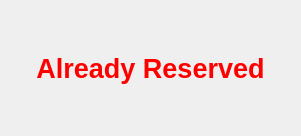
<?xml version="1.0" encoding="UTF-8"?>
<ui version="4.0">
 <class>Dialog</class>
 <widget class="QDialog" name="Dialog">
  <property name="geometry">
   <rect>
    <x>0</x>
    <y>0</y>
    <width>301</width>
    <height>136</height>
   </rect>
  </property>
  <property name="windowTitle">
   <string>Warning</string>
  </property>
  <layout class="QVBoxLayout" name="verticalLayout">
   <item>
    <widget class="QLabel" name="label">
     <property name="font">
      <font>
       <family>Lao UI</family>
       <pointsize>20</pointsize>
       <weight>75</weight>
       <bold>true</bold>
      </font>
     </property>
     <property name="styleSheet">
      <string notr="true">color: rgb(255, 0, 0);</string>
     </property>
     <property name="text">
      <string>Already Reserved</string>
     </property>
     <property name="alignment">
      <set>Qt::AlignCenter</set>
     </property>
    </widget>
   </item>
  </layout>
 </widget>
 <resources/>
 <connections/>
</ui>
